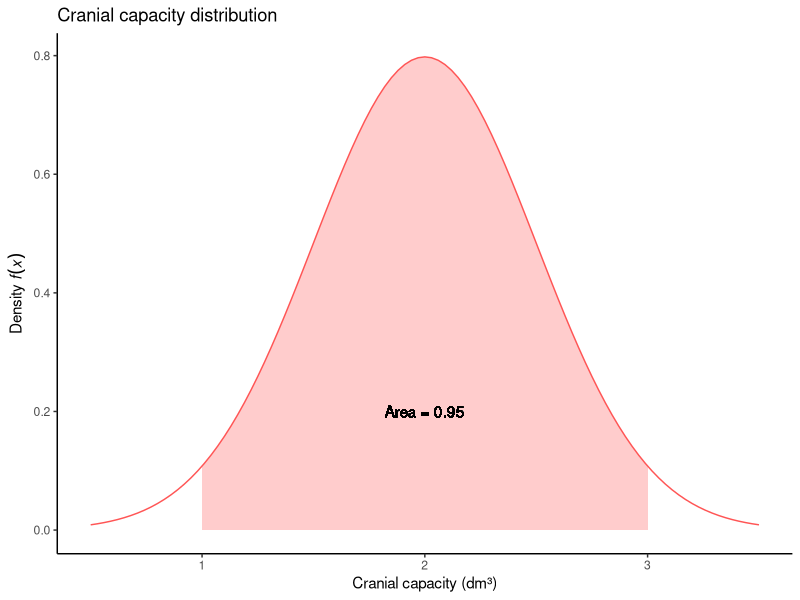

The R source for this figure:
## ---- chunk 1
## DATA GENERATION
m <- 2
s <- 0.5
## QUESTION/ANSWER GENERATION
cv <- s / m
q1 <- qnorm(0.25, m, s)
q3 <- qnorm(0.75, m, s)
iqr <- q3 - q1
f1 <- q1 - 1.5 * iqr
f2 <- q3 + 1.5 * iqr
p1 <- pnorm(f1, m, s)
p2 <- pnorm(f2, m, s, lower.tail = F)
p <- p1 + p2
## ---- chunk 2
library(ggplot2)
result <- (pnorm(q = c(3), mean = 2.00, sd = 0.50, lower.tail=TRUE))
x <- seq(1,3, 0.01)
y <- dnorm(x,2.00,0.50)
df <- data.frame(x, y)
df2 <- data.frame(x = c(2), y = c(0.2), label=c("Area = 0.95"))
ggplot(df, aes(x, y)) + geom_area(fill=I("#FF9999"), alpha=0.5) + stat_function(fun=dnorm, colour="#FF5555", args=list(mean=2.00, sd=0.50)) + xlab("Cranial capacity (dm³)") + ylab(expression(paste("Density"," ", italic(f(x))))) + scale_x_continuous(breaks=c(1,2,3), limits=c(0.5, 3.5)) + labs(title="Cranial capacity distribution") + geom_text(x = 2, y = 0.2, label="Area = 0.95") + theme_classic()
